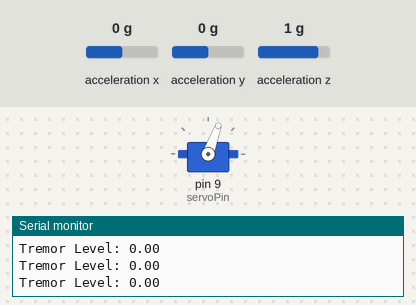
The sketch below on a simulated Arduino Uno, built with avr-gcc and run on an emulated ATmega328P. Parts: servo, the last lines printed to the serial monitor. Wiring (inferred from the names in the program): MPU-6050 motion sensor at I2C address 0x68. The inputs (shaded band) are chosen by the test bench; at power-on: acceleration x 0 g, acceleration y 0 g, acceleration z 1 g.

Above: at 1.2 s.
1.3 s: acceleration x set to -1.4 g
At 3.3 s:
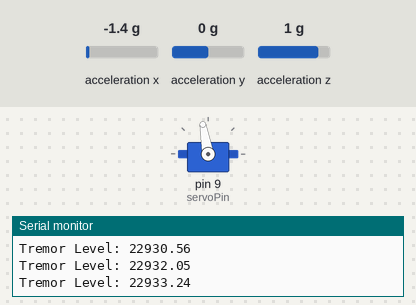
4.3 s: acceleration y set to -1.4 g
At 5.4 s:
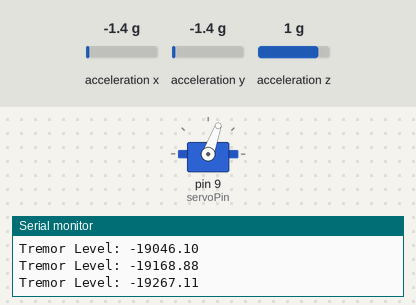
7.3 s: acceleration x set to -0.7 g
10.3 s: acceleration x set to -0.4 g
At 10.56 s:
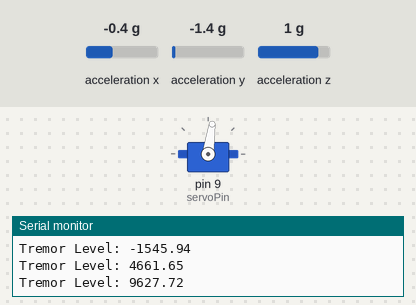
13.3 s: acceleration x set to 0.9 g
At 14.2 s:
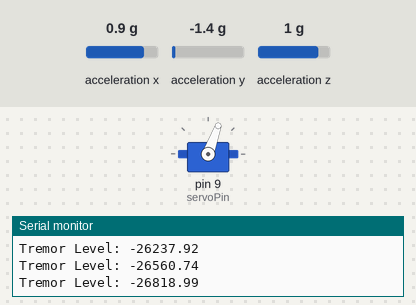
Timing chart, 0 to 15.9 s (numbered marks = the images above; inputs shaded):
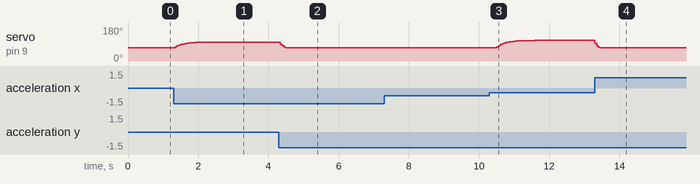

The sketch:

thefile.ino
```cpp
#include <Wire.h>
#include <Servo.h>

Servo servo;
const int servoPin = 9;

int16_t ax, ay, az;
long lastTime = 0;
float tremorLevel = 0;

void setup() {
  Wire.begin();
  Serial.begin(9600);

  // Start MPU6050
  Wire.beginTransmission(0x68);
  Wire.write(0x6B);
  Wire.write(0);    // wake up sensor
  Wire.endTransmission(true);

  servo.attach(servoPin);
  servo.write(90);  // neutral position
}

void loop() {
  // Read accelerometer raw values
  Wire.beginTransmission(0x68);
  Wire.write(0x3B);
  Wire.endTransmission(false);
  Wire.requestFrom(0x68, 6, true);

  ax = (Wire.read() << 8 | Wire.read());
  ay = (Wire.read() << 8 | Wire.read());
  az = (Wire.read() << 8 | Wire.read());

  // Compute tremor level (simple |high-frequency acceleration|)
  float amplitude = abs(ax) + abs(ay);
  tremorLevel = 0.8 * tremorLevel + 0.2 * amplitude;  // smoothing filter

  // Map tremor intensity to servo movement
  int servoAngle = map(tremorLevel, 0, 30000, 70, 110);
  servoAngle = constrain(servoAngle, 70, 110);

  servo.write(servoAngle);

  Serial.print("Tremor Level: ");
  Serial.println(tremorLevel);
  delay(50);
}
```

Measured:
- the behaviour switches between -0.6 and -0.5 g on acceleration x (found by bisection; images 2 and 3)
- after the input at 1.3 s, servo on pin 9 (servoPin): moves from 70° to 100° over 0.88 s, starting at once
- after the input at 4.3 s, servo on pin 9 (servoPin): 100° → 70° after 0.05 s
- after the input at 10.3 s, servo on pin 9 (servoPin): moves from 70° to 109° over 1.1 s, starting after 0.21 s
- after the input at 13.3 s, servo on pin 9 (servoPin): 109° → 70° at once
